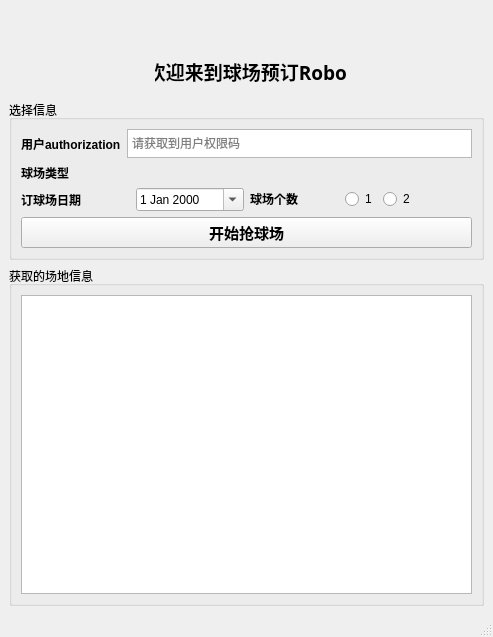
<?xml version="1.0" encoding="UTF-8"?>
<ui version="4.0">
 <class>MainWindow</class>
 <widget class="QMainWindow" name="MainWindow">
  <property name="geometry">
   <rect>
    <x>0</x>
    <y>0</y>
    <width>489</width>
    <height>635</height>
   </rect>
  </property>
  <property name="sizePolicy">
   <sizepolicy hsizetype="Preferred" vsizetype="Preferred">
    <horstretch>3</horstretch>
    <verstretch>0</verstretch>
   </sizepolicy>
  </property>
  <property name="windowTitle">
   <string>球场Robot</string>
  </property>
  <property name="autoFillBackground">
   <bool>false</bool>
  </property>
  <property name="styleSheet">
   <string notr="true"/>
  </property>
  <widget class="QWidget" name="centralwidget">
   <layout class="QVBoxLayout" name="verticalLayout_4" stretch="9,11,27">
    <item>
     <layout class="QHBoxLayout" name="horizontalLayout_7">
      <item>
       <spacer name="verticalSpacer">
        <property name="orientation">
         <enum>Qt::Vertical</enum>
        </property>
        <property name="sizeHint" stdset="0">
         <size>
          <width>20</width>
          <height>40</height>
         </size>
        </property>
       </spacer>
      </item>
      <item>
       <spacer name="horizontalSpacer_3">
        <property name="orientation">
         <enum>Qt::Horizontal</enum>
        </property>
        <property name="sizeHint" stdset="0">
         <size>
          <width>148</width>
          <height>20</height>
         </size>
        </property>
       </spacer>
      </item>
      <item>
       <layout class="QVBoxLayout" name="verticalLayout">
        <item>
         <layout class="QHBoxLayout" name="horizontalLayout_6" stretch="10,9,10">
          <item>
           <spacer name="horizontalSpacer_2">
            <property name="orientation">
             <enum>Qt::Horizontal</enum>
            </property>
            <property name="sizeHint" stdset="0">
             <size>
              <width>38</width>
              <height>20</height>
             </size>
            </property>
           </spacer>
          </item>
          <item>
           <widget class="QLabel" name="label_4">
            <property name="sizePolicy">
             <sizepolicy hsizetype="Ignored" vsizetype="Ignored">
              <horstretch>3</horstretch>
              <verstretch>0</verstretch>
             </sizepolicy>
            </property>
            <property name="minimumSize">
             <size>
              <width>56</width>
              <height>33</height>
             </size>
            </property>
            <property name="text">
             <string/>
            </property>
            <property name="pixmap">
             <pixmap>../../../../../apple的文档/唯美图片/小软件/robot.png</pixmap>
            </property>
            <property name="scaledContents">
             <bool>true</bool>
            </property>
           </widget>
          </item>
          <item>
           <spacer name="horizontalSpacer">
            <property name="orientation">
             <enum>Qt::Horizontal</enum>
            </property>
            <property name="sizeHint" stdset="0">
             <size>
              <width>48</width>
              <height>20</height>
             </size>
            </property>
           </spacer>
          </item>
         </layout>
        </item>
        <item>
         <widget class="QLabel" name="label_3">
          <property name="sizePolicy">
           <sizepolicy hsizetype="Preferred" vsizetype="Preferred">
            <horstretch>0</horstretch>
            <verstretch>0</verstretch>
           </sizepolicy>
          </property>
          <property name="minimumSize">
           <size>
            <width>192</width>
            <height>46</height>
           </size>
          </property>
          <property name="font">
           <font>
            <family>Agency FB</family>
            <pointsize>14</pointsize>
            <weight>75</weight>
            <bold>true</bold>
           </font>
          </property>
          <property name="layoutDirection">
           <enum>Qt::LeftToRight</enum>
          </property>
          <property name="text">
           <string>欢迎来到球场预订Robot</string>
          </property>
          <property name="textFormat">
           <enum>Qt::AutoText</enum>
          </property>
          <property name="alignment">
           <set>Qt::AlignCenter</set>
          </property>
          <property name="textInteractionFlags">
           <set>Qt::LinksAccessibleByMouse</set>
          </property>
         </widget>
        </item>
       </layout>
      </item>
      <item>
       <spacer name="horizontalSpacer_4">
        <property name="orientation">
         <enum>Qt::Horizontal</enum>
        </property>
        <property name="sizeHint" stdset="0">
         <size>
          <width>138</width>
          <height>20</height>
         </size>
        </property>
       </spacer>
      </item>
      <item>
       <spacer name="verticalSpacer_2">
        <property name="orientation">
         <enum>Qt::Vertical</enum>
        </property>
        <property name="sizeHint" stdset="0">
         <size>
          <width>20</width>
          <height>40</height>
         </size>
        </property>
       </spacer>
      </item>
     </layout>
    </item>
    <item>
     <widget class="QGroupBox" name="groupBox">
      <property name="title">
       <string>选择信息</string>
      </property>
      <layout class="QVBoxLayout" name="verticalLayout_3">
       <item>
        <layout class="QGridLayout" name="gridLayout">
         <item row="0" column="0">
          <layout class="QHBoxLayout" name="horizontalLayout">
           <property name="spacing">
            <number>6</number>
           </property>
           <item>
            <widget class="QLabel" name="label">
             <property name="font">
              <font>
               <weight>75</weight>
               <bold>true</bold>
              </font>
             </property>
             <property name="text">
              <string>用户authorization</string>
             </property>
            </widget>
           </item>
           <item>
            <widget class="QPlainTextEdit" name="plainTextEdit">
             <property name="minimumSize">
              <size>
               <width>324</width>
               <height>29</height>
              </size>
             </property>
             <property name="maximumSize">
              <size>
               <width>16777215</width>
               <height>29</height>
              </size>
             </property>
             <property name="placeholderText">
              <string>请获取到用户权限码</string>
             </property>
            </widget>
           </item>
          </layout>
         </item>
         <item row="1" column="0">
          <layout class="QHBoxLayout" name="horizontalLayout_2">
           <item>
            <widget class="QLabel" name="label_6">
             <property name="font">
              <font>
               <pointsize>9</pointsize>
               <weight>75</weight>
               <bold>true</bold>
              </font>
             </property>
             <property name="text">
              <string>球场类型         </string>
             </property>
             <property name="textInteractionFlags">
              <set>Qt::LinksAccessibleByMouse</set>
             </property>
            </widget>
           </item>
          </layout>
         </item>
         <item row="2" column="0">
          <layout class="QHBoxLayout" name="horizontalLayout_5">
           <item>
            <layout class="QHBoxLayout" name="horizontalLayout_3">
             <item>
              <widget class="QLabel" name="label_2">
               <property name="font">
                <font>
                 <weight>75</weight>
                 <bold>true</bold>
                </font>
               </property>
               <property name="text">
                <string>订球场日期</string>
               </property>
               <property name="buddy">
                <cstring>label_2</cstring>
               </property>
              </widget>
             </item>
             <item>
              <widget class="QDateEdit" name="dateEdit">
               <property name="calendarPopup">
                <bool>true</bool>
               </property>
              </widget>
             </item>
            </layout>
           </item>
           <item>
            <layout class="QHBoxLayout" name="horizontalLayout_4">
             <item>
              <widget class="QLabel" name="label_7">
               <property name="enabled">
                <bool>true</bool>
               </property>
               <property name="sizePolicy">
                <sizepolicy hsizetype="Preferred" vsizetype="Preferred">
                 <horstretch>3</horstretch>
                 <verstretch>0</verstretch>
                </sizepolicy>
               </property>
               <property name="text">
                <string>&lt;html&gt;&lt;head/&gt;&lt;body&gt;&lt;p&gt;&lt;span style=&quot; font-weight:600;&quot;&gt;球场个数&lt;/span&gt;&lt;/p&gt;&lt;/body&gt;&lt;/html&gt;</string>
               </property>
              </widget>
             </item>
             <item>
              <widget class="QRadioButton" name="radioButton">
               <property name="enabled">
                <bool>true</bool>
               </property>
               <property name="sizePolicy">
                <sizepolicy hsizetype="Minimum" vsizetype="Fixed">
                 <horstretch>1</horstretch>
                 <verstretch>0</verstretch>
                </sizepolicy>
               </property>
               <property name="text">
                <string>1</string>
               </property>
               <property name="iconSize">
                <size>
                 <width>16</width>
                 <height>16</height>
                </size>
               </property>
               <property name="autoRepeatInterval">
                <number>100</number>
               </property>
               <attribute name="buttonGroup">
                <string notr="true">buttonGroup_2</string>
               </attribute>
              </widget>
             </item>
             <item>
              <widget class="QRadioButton" name="radioButton_2">
               <property name="sizePolicy">
                <sizepolicy hsizetype="Minimum" vsizetype="Fixed">
                 <horstretch>3</horstretch>
                 <verstretch>0</verstretch>
                </sizepolicy>
               </property>
               <property name="text">
                <string>2</string>
               </property>
               <attribute name="buttonGroup">
                <string notr="true">buttonGroup_2</string>
               </attribute>
              </widget>
             </item>
            </layout>
           </item>
          </layout>
         </item>
         <item row="3" column="0">
          <widget class="QPushButton" name="pushButton">
           <property name="font">
            <font>
             <pointsize>11</pointsize>
             <weight>75</weight>
             <bold>true</bold>
            </font>
           </property>
           <property name="text">
            <string>开始抢球场</string>
           </property>
          </widget>
         </item>
        </layout>
       </item>
      </layout>
     </widget>
    </item>
    <item>
     <widget class="QGroupBox" name="groupBox_2">
      <property name="title">
       <string>获取的场地信息</string>
      </property>
      <layout class="QVBoxLayout" name="verticalLayout_2">
       <item>
        <widget class="QPlainTextEdit" name="plainTextEdit_3">
         <property name="minimumSize">
          <size>
           <width>451</width>
           <height>299</height>
          </size>
         </property>
         <property name="readOnly">
          <bool>false</bool>
         </property>
        </widget>
       </item>
      </layout>
     </widget>
    </item>
   </layout>
   <zorder>groupBox</zorder>
   <zorder>layoutWidget</zorder>
   <zorder>groupBox_2</zorder>
  </widget>
  <widget class="QStatusBar" name="statusbar"/>
 </widget>
 <resources/>
 <connections/>
 <buttongroups>
  <buttongroup name="buttonGroup_2"/>
 </buttongroups>
</ui>
